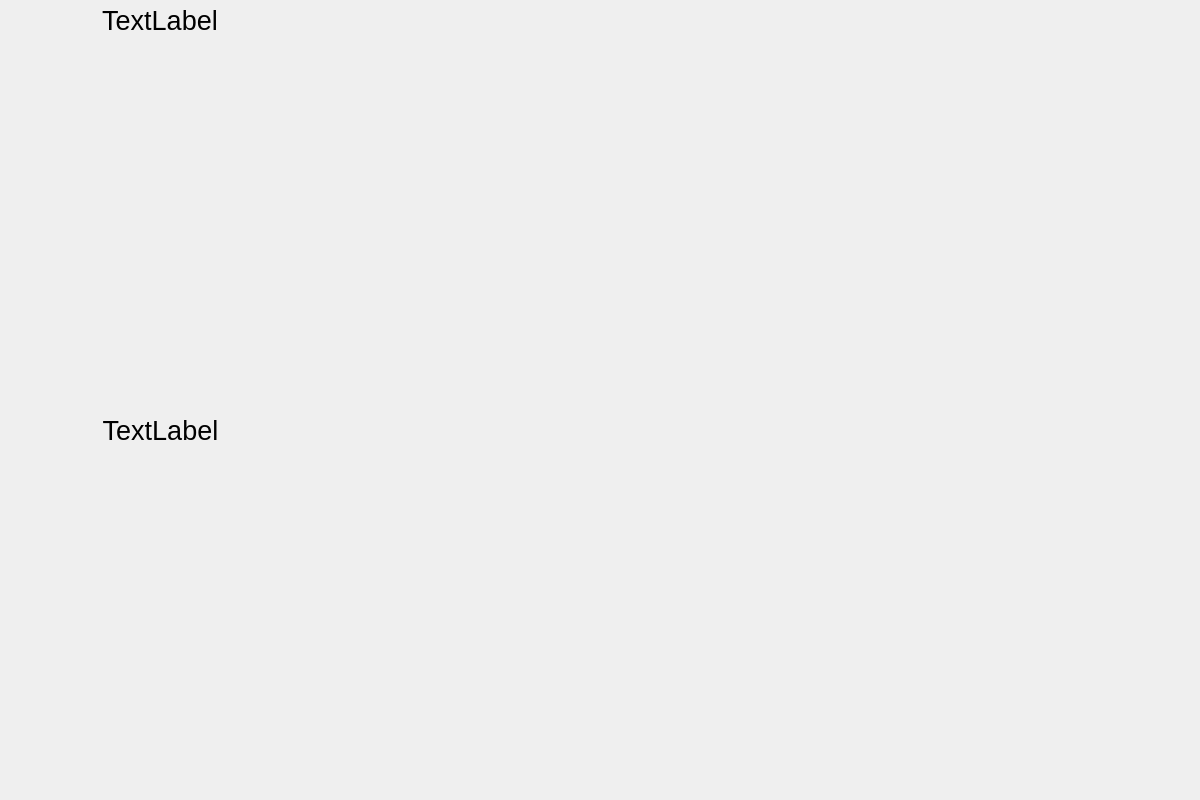
<?xml version="1.0" encoding="UTF-8"?>
<ui version="4.0">
 <class>viewStats</class>
 <widget class="QWidget" name="viewStats">
  <property name="geometry">
   <rect>
    <x>0</x>
    <y>0</y>
    <width>1200</width>
    <height>800</height>
   </rect>
  </property>
  <property name="windowTitle">
   <string>Form</string>
  </property>
  <widget class="QWidget" name="verticalLayoutWidget">
   <property name="geometry">
    <rect>
     <x>0</x>
     <y>50</y>
     <width>471</width>
     <height>351</height>
    </rect>
   </property>
   <layout class="QVBoxLayout" name="topLeftSideLayout">
    <property name="spacing">
     <number>0</number>
    </property>
   </layout>
  </widget>
  <widget class="QWidget" name="verticalLayoutWidget_2">
   <property name="geometry">
    <rect>
     <x>0</x>
     <y>450</y>
     <width>471</width>
     <height>351</height>
    </rect>
   </property>
   <layout class="QVBoxLayout" name="bottomLeftSideLayout">
    <property name="spacing">
     <number>0</number>
    </property>
   </layout>
  </widget>
  <widget class="QLabel" name="bottomLeftSideLabel">
   <property name="geometry">
    <rect>
     <x>10</x>
     <y>410</y>
     <width>301</width>
     <height>40</height>
    </rect>
   </property>
   <property name="sizePolicy">
    <sizepolicy hsizetype="Maximum" vsizetype="Preferred">
     <horstretch>0</horstretch>
     <verstretch>3</verstretch>
    </sizepolicy>
   </property>
   <property name="minimumSize">
    <size>
     <width>0</width>
     <height>40</height>
    </size>
   </property>
   <property name="font">
    <font>
     <pointsize>20</pointsize>
    </font>
   </property>
   <property name="text">
    <string>TextLabel</string>
   </property>
   <property name="alignment">
    <set>Qt::AlignCenter</set>
   </property>
   <property name="margin">
    <number>0</number>
   </property>
  </widget>
  <widget class="QLabel" name="topLeftSideLabel">
   <property name="geometry">
    <rect>
     <x>10</x>
     <y>0</y>
     <width>300</width>
     <height>40</height>
    </rect>
   </property>
   <property name="sizePolicy">
    <sizepolicy hsizetype="Maximum" vsizetype="Preferred">
     <horstretch>0</horstretch>
     <verstretch>3</verstretch>
    </sizepolicy>
   </property>
   <property name="minimumSize">
    <size>
     <width>0</width>
     <height>40</height>
    </size>
   </property>
   <property name="font">
    <font>
     <pointsize>20</pointsize>
    </font>
   </property>
   <property name="text">
    <string>TextLabel</string>
   </property>
   <property name="alignment">
    <set>Qt::AlignCenter</set>
   </property>
   <property name="margin">
    <number>0</number>
   </property>
  </widget>
 </widget>
 <resources/>
 <connections/>
</ui>
